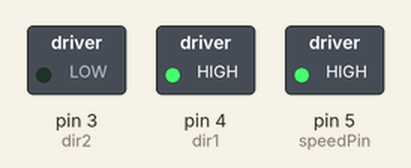
Simulated run of this sketch. Board: Arduino Uno, built with avr-gcc and run on an emulated ATmega328P. Parts: switched loads named in the sketch (green lamp = pin HIGH).

Above: at 0.1 s.
Timing chart, 0 to 1.6 s (numbered marks = the images above):
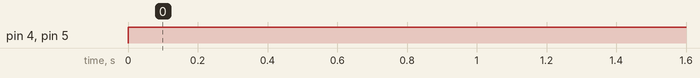

The sketch:

sketch_sep2c_running_a_dc_motor.ino
```cpp
int speedPin = 5;
int dir1=4;
int dir2=3;
int mSpeed = 255;


void setup() {
  Serial.begin(9600);
  pinMode(speedPin, OUTPUT);
  pinMode(dir1, OUTPUT);
  pinMode(dir2, OUTPUT);

}

void loop() {
      digitalWrite(dir1, HIGH);
      digitalWrite(dir2, LOW);
      analogWrite(speedPin, mSpeed);

}
```

Measured:
- by itself, pin 4 (dir1), pin 5 (speedPin): LOW → HIGH at 0.00 s
